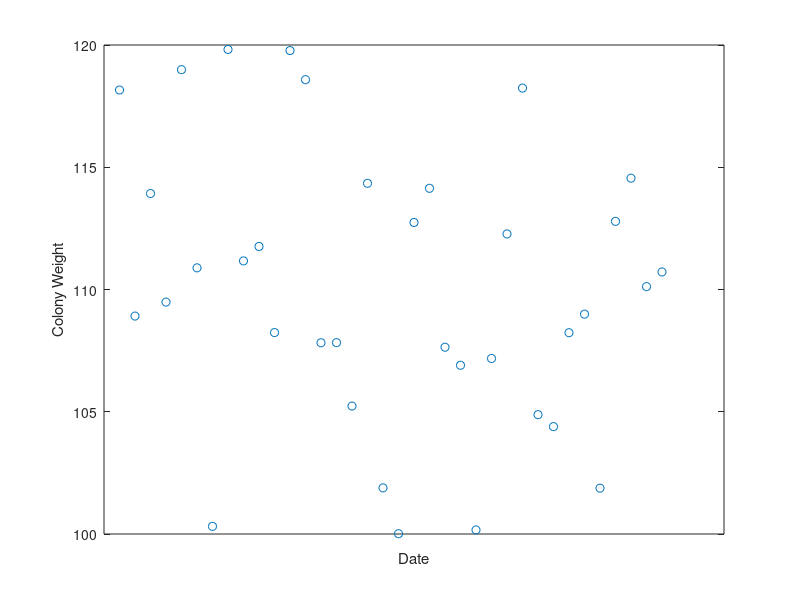

The MATLAB script that drew this image: (Note: this script raises an error after producing the figure.)
% set up dates 

years= [ones(1,12)*2010,ones(1,12)*2011,ones(1,12)*2012];

months=[1:12,1:12,1:12];
days= ones(1,36);

for k= 1:36
    dates(k)=datenum(years(k),months(k),days(k));
end 

%plot data 
plot(100+20*rand(1,36),'o')

%Set ticks 
labels=datestr(dates,12);
set(gca,'XTick',dates);
set(gca,'XTickLabel',labels);

%Label Axes and set Title 
xlabel('Date')
ylabel('Colony Weight')

%months=['Jan';'Feb';'Mar';'Apr';'May';'Jun';'Jul';'Aug';'Sep';'Oct';'Nov';'Dec';];
months=['Jan';'Mar';'May';'Jul';'Sep';'Nov';];

% axis annotation to months 
plot(Y1);
t=[0:30:360*3];
set(gca,'xtick',t)
set(gca,'xticklabel',months)

% axis annotation to months 
plot(Y1);
t=[0:60:360*3];
set(gca,'xtick',t)
set(gca,'xticklabel',months)

